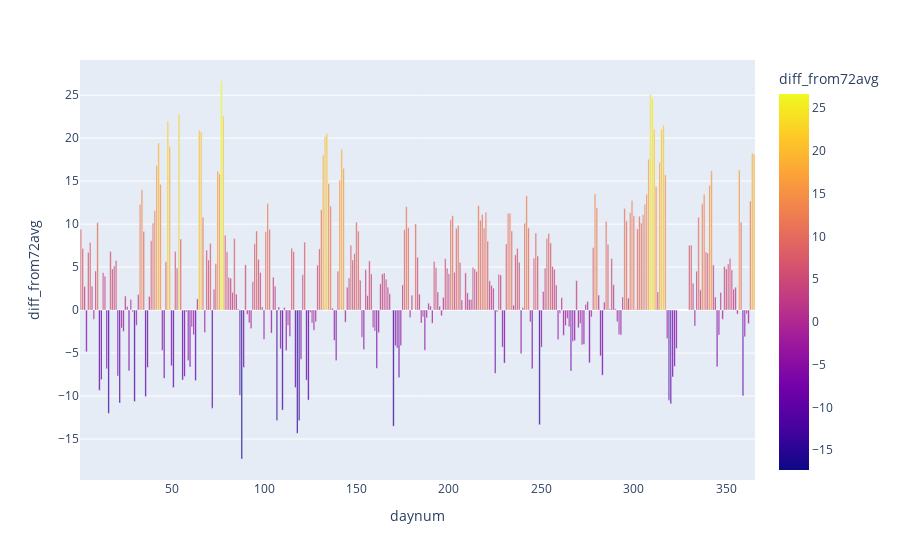

Notebook code for this chart:
### Code cell
import plotly.express as px
#simple_df = flat_avg_df[(flat_avg_df.site_name == 'ALBANY AIRPORT') & (flat_avg_df.datatype == 'tmax')]
fig = px.bar(weather_df2022, x='daynum', y='diff_from72avg', color='diff_from72avg')
fig.show()

### Figure 1 — Plotly figure (JSON) as saved in the notebook; plotly's stock layout.template omitted (floating-point values rounded to 4 significant figures; data arrays with more than 128 entries replaced by an {"elided": "..."} marker saying what was removed)
{"data": [{"alignmentgroup": "True", "hovertemplate": "daynum=%{x}<br>diff_from72avg=%{marker.color}<extra></extra>", "legendgroup": "", "marker": {"color": {"elided": "365 float values"}, "coloraxis": "coloraxis", "pattern": {"shape": ""}}, "name": "", "offsetgroup": "", "orientation": "v", "showlegend": false, "textposition": "auto", "type": "bar", "x": {"elided": "365 int values"}, "xaxis": "x", "y": {"elided": "365 float values"}, "yaxis": "y"}], "layout": {"barmode": "relative", "coloraxis": {"colorbar": {"title": {"text": "diff_from72avg"}}, "colorscale": [[0, "#0d0887"], [0.1111, "#46039f"], [0.2222, "#7201a8"], [0.3333, "#9c179e"], [0.4444, "#bd3786"], [0.5556, "#d8576b"], [0.6667, "#ed7953"], [0.7778, "#fb9f3a"], [0.8889, "#fdca26"], [1, "#f0f921"]]}, "legend": {"tracegroupgap": 0}, "margin": {"t": 60}, "xaxis": {"anchor": "y", "domain": [0, 1], "title": {"text": "daynum"}}, "yaxis": {"anchor": "x", "domain": [0, 1], "title": {"text": "diff_from72avg"}}}}
